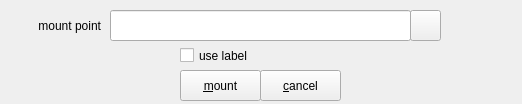
<?xml version="1.0" encoding="UTF-8"?>
<ui version="4.0">
 <class>mountPartition</class>
 <widget class="QWidget" name="mountPartition">
  <property name="geometry">
   <rect>
    <x>0</x>
    <y>0</y>
    <width>522</width>
    <height>104</height>
   </rect>
  </property>
  <property name="windowTitle">
   <string>select mount point path</string>
  </property>
  <widget class="QLabel" name="labelMountPoint">
   <property name="geometry">
    <rect>
     <x>0</x>
     <y>10</y>
     <width>101</width>
     <height>31</height>
    </rect>
   </property>
   <property name="text">
    <string>mount point</string>
   </property>
   <property name="alignment">
    <set>Qt::AlignRight|Qt::AlignTrailing|Qt::AlignVCenter</set>
   </property>
  </widget>
  <widget class="QPushButton" name="pbMount">
   <property name="geometry">
    <rect>
     <x>180</x>
     <y>70</y>
     <width>81</width>
     <height>31</height>
    </rect>
   </property>
   <property name="text">
    <string>&amp;mount</string>
   </property>
  </widget>
  <widget class="QPushButton" name="pbMountFolder">
   <property name="geometry">
    <rect>
     <x>410</x>
     <y>10</y>
     <width>31</width>
     <height>31</height>
    </rect>
   </property>
   <property name="text">
    <string/>
   </property>
  </widget>
  <widget class="QCheckBox" name="checkBox">
   <property name="geometry">
    <rect>
     <x>180</x>
     <y>40</y>
     <width>231</width>
     <height>31</height>
    </rect>
   </property>
   <property name="text">
    <string>use label</string>
   </property>
  </widget>
  <widget class="QLineEdit" name="lineEdit">
   <property name="geometry">
    <rect>
     <x>110</x>
     <y>10</y>
     <width>301</width>
     <height>31</height>
    </rect>
   </property>
  </widget>
  <widget class="QPushButton" name="pbCancel">
   <property name="geometry">
    <rect>
     <x>260</x>
     <y>70</y>
     <width>81</width>
     <height>31</height>
    </rect>
   </property>
   <property name="text">
    <string>&amp;cancel</string>
   </property>
  </widget>
 </widget>
 <resources/>
 <connections/>
</ui>
